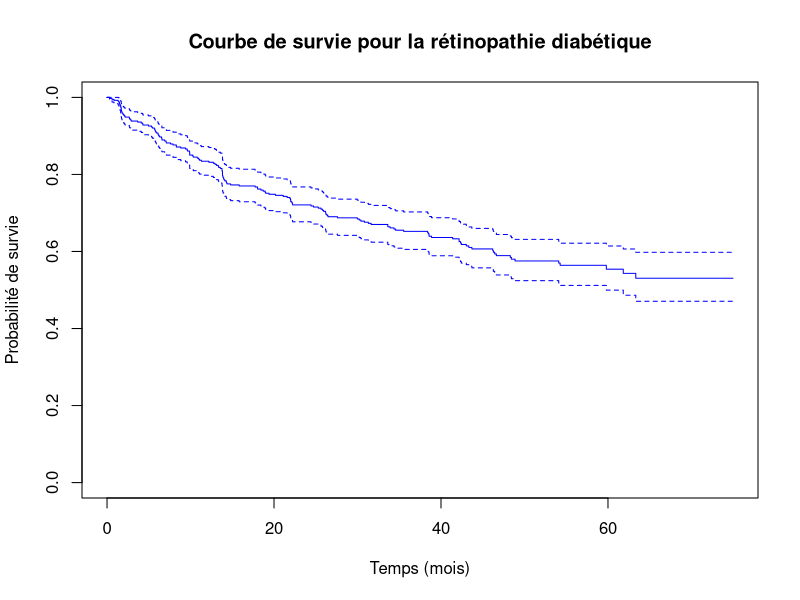
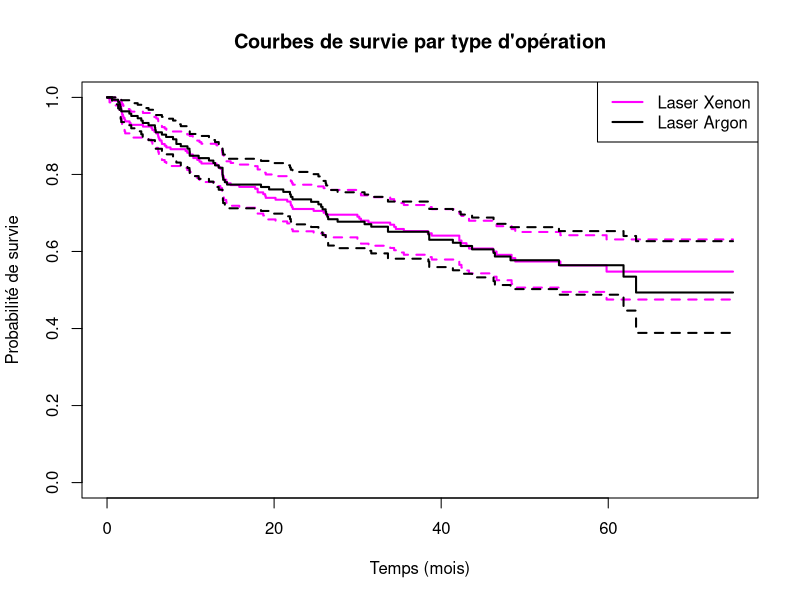
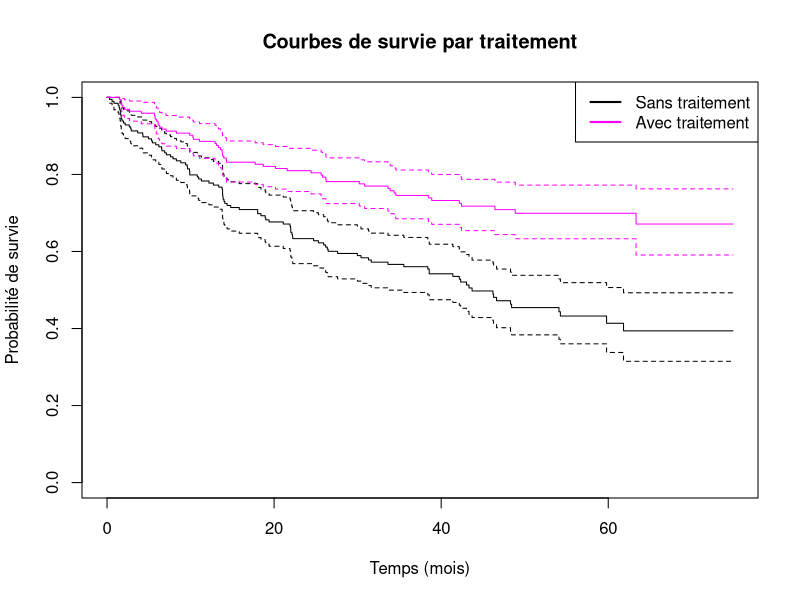
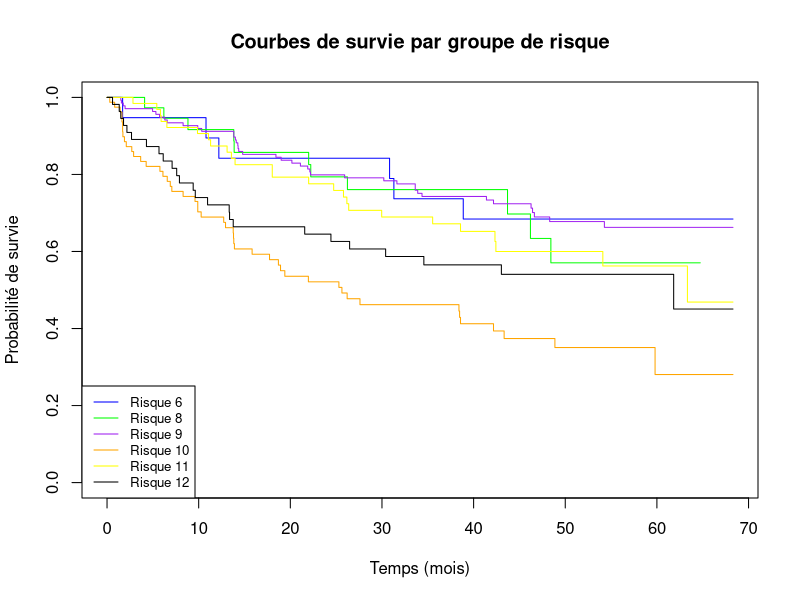
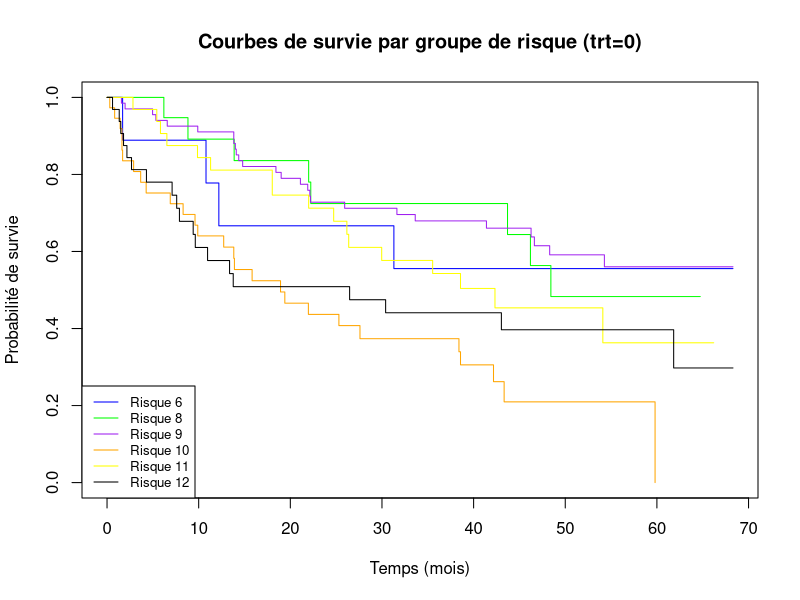
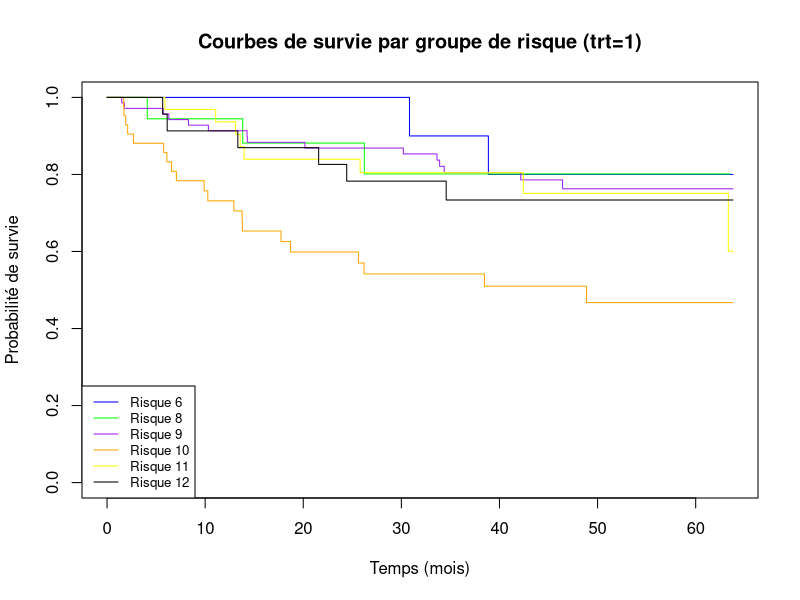
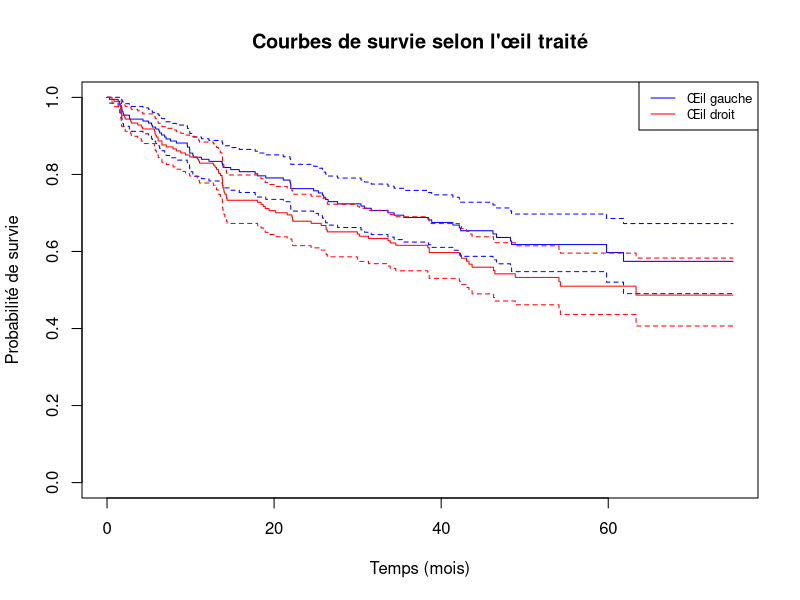

R code for these plots, in order: (Note: this script raises an error after producing the figures.)
## ---- chunk 1
#install.packages("survival")
library(survival)
View(diabetic)
## ---- chunk 2
# Charger le jeu de données
data(diabetic, package="survival")

# Calculer le nombre d'observations avec statut = 0 (censure)
censored_count <- sum(diabetic$status == 0)

# Calculer le nombre total d'observations
total_count <- nrow(diabetic)

# Calculer le taux de censure
censorship_rate <- censored_count / total_count

# Afficher le taux de censure
print(censorship_rate)

## ---- chunk 3
# Charger le jeu de données
data(diabetic, package="survival")

# Diviser les données en deux groupes en fonction du type de laser
xenon_data <- subset(diabetic, laser == "xenon")
argon_data <- subset(diabetic, laser == "argon")

# Calculer le nombre d'observations censurées pour chaque groupe
censored_xenon <- sum(xenon_data$status == 0)
censored_argon <- sum(argon_data$status == 0)

# Calculer le nombre total d'observations pour chaque groupe
total_xenon <- nrow(xenon_data)
total_argon <- nrow(argon_data)

# Calculer le taux de censure pour chaque groupe
censorship_rate_xenon <- censored_xenon / total_xenon
censorship_rate_argon <- censored_argon / total_argon

# Afficher les taux de censure pour chaque groupe
print(paste("Taux de censure pour le laser xenon:", censorship_rate_xenon))
print(paste("Taux de censure pour le laser argon:", censorship_rate_argon))

## ---- chunk 4

# Charger le package survival
library(survival)

# Charger le jeu de données
data(diabetic, package = "survival")

# Calculer la courbe de survie en utilisant l'estimateur de Kaplan-Meier
surv_fit <- survfit(Surv(time, status) ~ 1, data = diabetic)

# Tracer la courbe de survie
plot(surv_fit, main = "Courbe de survie pour la rétinopathie diabétique", 
     xlab = "Temps (mois)", ylab = "Probabilité de survie",
     col = "blue", lwd = 1)

## ---- chunk 5
# Filtrer les données pour chaque type d'opération
laser_xenon <- subset(diabetic, laser == "xenon")
laser_argon <- subset(diabetic, laser == "argon")

# Calculer les courbes de survie pour chaque groupe
surv_fit_xenon <- survfit(Surv(time, status) ~ 1, data = laser_xenon)
surv_fit_argon <- survfit(Surv(time, status) ~ 1, data = laser_argon)

# Tracer les courbes de survie
plot(surv_fit_xenon, col = "magenta", lwd = 2, main = "Courbes de survie par type d'opération",
     xlab = "Temps (mois)", ylab = "Probabilité de survie")
lines(surv_fit_argon, col = "black", lwd = 2)
legend("topright", legend = c("Laser Xenon", "Laser Argon"), col = c("magenta", "black"), lwd = 2)

## ---- chunk 6
# Effectuer le test du log-rank pour la variable laser
logrank_test <- survdiff(Surv(time, status) ~ laser, data = diabetic)

# Afficher les résultats
print(logrank_test)
## ---- chunk 7
# Filtrer les données pour chaque type de traitement
sans_traitement <- subset(diabetic, trt == 0)
avec_traitement <- subset(diabetic, trt == 1)

# Calculer les courbes de survie pour chaque groupe
surv_fit_sans_traitement <- survfit(Surv(time, status) ~ 1, data = sans_traitement)
surv_fit_avec_traitement <- survfit(Surv(time, status) ~ 1, data = avec_traitement)

# Tracer les courbes de survie
plot(surv_fit_sans_traitement, col = "black", lwd = 1, main = "Courbes de survie par traitement",
     xlab = "Temps (mois)", ylab = "Probabilité de survie")
lines(surv_fit_avec_traitement, col = "magenta", lwd = 1)
legend("topright", legend = c("Sans traitement", "Avec traitement"), col = c("black", "magenta"), lwd = 2)

## ---- chunk 8
# Test du log-rank pour comparer les groupes avec et sans traitement
logrank_test <- survdiff(Surv(time, status) ~ trt, data = diabetic)

# Afficher les résultats du test
print(logrank_test)

## ---- chunk 9
# Diviser les données en fonction des niveaux de risque
groupe_6 <- subset(diabetic, risk == "6")
groupe_8 <- subset(diabetic, risk == "8")
groupe_9 <- subset(diabetic, risk == "9")
groupe_10 <- subset(diabetic, risk == "10")
groupe_11 <- subset(diabetic, risk == "11")
groupe_12 <- subset(diabetic, risk == "12")

# Calculer les courbes de survie pour chaque groupe
surv_fit_6 <- survfit(Surv(time, status) ~ 1, data = groupe_6)
surv_fit_8 <- survfit(Surv(time, status) ~ 1, data = groupe_8)
surv_fit_9 <- survfit(Surv(time, status) ~ 1, data = groupe_9)
surv_fit_10 <- survfit(Surv(time, status) ~ 1, data = groupe_10)
surv_fit_11 <- survfit(Surv(time, status) ~ 1, data = groupe_11)
surv_fit_12 <- survfit(Surv(time, status) ~ 1, data = groupe_12)

# Tracer les courbes de survie pour chaque groupe
plot(surv_fit_6, col = "blue", lwd = 1, main = "Courbes de survie par groupe de risque",
     xlab = "Temps (mois)", ylab = "Probabilité de survie",conf.int = FALSE)
lines(surv_fit_8, col = "green", lwd = 1,conf.int = FALSE)
lines(surv_fit_9, col = "purple", lwd = 1,conf.int = FALSE)
lines(surv_fit_10, col = "orange", lwd = 1,conf.int = FALSE)
lines(surv_fit_11, col = "yellow", lwd = 1,conf.int = FALSE)
lines(surv_fit_12, col = "black", lwd = 1,conf.int = FALSE)

# Placer la légende à côté du graphe
legend("bottomleft", legend = c("Risque 6", "Risque 8", "Risque 9", "Risque 10", "Risque 11", "Risque 12"),
       col = c("blue", "green", "purple", "orange", "yellow", "black"), lty = 1, cex = 0.8)

## ---- chunk 10
# Diviser les données en fonction des niveaux de risque
groupe_6_trt0 <- subset(diabetic, risk == "6" & trt == 0)
groupe_8_trt0 <- subset(diabetic, risk == "8" & trt == 0)
groupe_9_trt0 <- subset(diabetic, risk == "9" & trt == 0)
groupe_10_trt0 <- subset(diabetic, risk == "10" & trt == 0)
groupe_11_trt0 <- subset(diabetic, risk == "11" & trt == 0)
groupe_12_trt0 <- subset(diabetic, risk == "12" & trt == 0)

# Calculer les courbes de survie pour chaque groupe de risque et trt=0
surv_fit_6_trt0 <- survfit(Surv(time, status) ~ 1, data = groupe_6_trt0)
surv_fit_8_trt0 <- survfit(Surv(time, status) ~ 1, data = groupe_8_trt0)
surv_fit_9_trt0 <- survfit(Surv(time, status) ~ 1, data = groupe_9_trt0)
surv_fit_10_trt0 <- survfit(Surv(time, status) ~ 1, data = groupe_10_trt0)
surv_fit_11_trt0 <- survfit(Surv(time, status) ~ 1, data = groupe_11_trt0)
surv_fit_12_trt0 <- survfit(Surv(time, status) ~ 1, data = groupe_12_trt0)

# Tracer les courbes de survie pour chaque groupe de risque et trt=0
plot(surv_fit_6_trt0, col = "blue", lwd = 1, main = "Courbes de survie par groupe de risque (trt=0)",
     xlab = "Temps (mois)", ylab = "Probabilité de survie", conf.int = FALSE)
lines(surv_fit_8_trt0, col = "green", lwd = 1, conf.int = FALSE)
lines(surv_fit_9_trt0, col = "purple", lwd = 1, conf.int = FALSE)
lines(surv_fit_10_trt0, col = "orange", lwd = 1, conf.int = FALSE)
lines(surv_fit_11_trt0, col = "yellow", lwd = 1, conf.int = FALSE)
lines(surv_fit_12_trt0, col = "black", lwd = 1, conf.int = FALSE)

# Placer la légende à côté du graphe
legend("bottomleft", legend = c("Risque 6", "Risque 8", "Risque 9", "Risque 10", "Risque 11", "Risque 12"),
       col = c("blue", "green", "purple", "orange", "yellow", "black"), lty = 1, cex = 0.8)


# Diviser les données en fonction des niveaux de risque et trt=1
groupe_6_trt1 <- subset(diabetic, risk == "6" & trt == 1)
groupe_8_trt1 <- subset(diabetic, risk == "8" & trt == 1)
groupe_9_trt1 <- subset(diabetic, risk == "9" & trt == 1)
groupe_10_trt1 <- subset(diabetic, risk == "10" & trt == 1)
groupe_11_trt1 <- subset(diabetic, risk == "11" & trt == 1)
groupe_12_trt1 <- subset(diabetic, risk == "12" & trt == 1)

# Calculer les courbes de survie pour chaque groupe de risque et trt=1
surv_fit_6_trt1 <- survfit(Surv(time, status) ~ 1, data = groupe_6_trt1)
surv_fit_8_trt1 <- survfit(Surv(time, status) ~ 1, data = groupe_8_trt1)
surv_fit_9_trt1 <- survfit(Surv(time, status) ~ 1, data = groupe_9_trt1)
surv_fit_10_trt1 <- survfit(Surv(time, status) ~ 1, data = groupe_10_trt1)
surv_fit_11_trt1 <- survfit(Surv(time, status) ~ 1, data = groupe_11_trt1)
surv_fit_12_trt1 <- survfit(Surv(time, status) ~ 1, data = groupe_12_trt1)

# Tracer les courbes de survie pour chaque groupe de risque et trt=1
plot(surv_fit_6_trt1, col = "blue", lwd = 1, main = "Courbes de survie par groupe de risque (trt=1)",
     xlab = "Temps (mois)", ylab = "Probabilité de survie", conf.int = FALSE)
lines(surv_fit_8_trt1, col = "green", lwd = 1, conf.int = FALSE)
lines(surv_fit_9_trt1, col = "purple", lwd = 1, conf.int = FALSE)
lines(surv_fit_10_trt1, col = "orange", lwd = 1, conf.int = FALSE)
lines(surv_fit_11_trt1, col = "yellow", lwd = 1, conf.int = FALSE)
lines(surv_fit_12_trt1, col = "black", lwd = 1, conf.int = FALSE)

# Placer la légende à côté du graphe
legend("bottomleft", legend = c("Risque 6", "Risque 8", "Risque 9", "Risque 10", "Risque 11", "Risque 12"),
       col = c("blue", "green", "purple", "orange", "yellow", "black"), lty = 1, cex = 0.8)

## ---- chunk 11

# Test de log-rank pour l'ensemble des données sans tenir compte du groupe de traitement
test_logrank_global <- survdiff(Surv(time, status) ~ risk, data = diabetic)
print(test_logrank_global)

# Test de log-rank pour trt=0
test_logrank_trt0 <- survdiff(Surv(time, status) ~ risk, data = diabetic[diabetic$trt == 0,])
print(test_logrank_trt0)

# Test de log-rank pour trt=1
test_logrank_trt1 <- survdiff(Surv(time, status) ~ risk, data = diabetic[diabetic$trt == 1,])
print(test_logrank_trt1)

## ---- chunk 12
# Calculer les courbes de survie selon l'œil traité
surv_fit_left <- survfit(Surv(time, status) ~ 1, data = subset(diabetic, eye == "left"))
surv_fit_right <- survfit(Surv(time, status) ~ 1, data = subset(diabetic, eye == "right"))

# Tracer les courbes de survie pour chaque œil
plot(surv_fit_left, col = "blue", lwd = 1, main = "Courbes de survie selon l'œil traité",
     xlab = "Temps (mois)", ylab = "Probabilité de survie")
lines(surv_fit_right, col = "red", lwd = 1)

# Légende
legend("topright", legend = c("Œil gauche", "Œil droit"),
       col = c("blue", "red"), lty = 1, cex = 0.8)

## ---- chunk 13
# Test du log-rank pour comparer les courbes de survie selon l'œil traité
survdiff(Surv(time, status) ~ eye, data = diabetic)


## ---- chunk 14
# Création de la variable groupe_age en fonction des intervalles d'âge
diabetic$groupe_age <- cut(diabetic$age, 
                            breaks = c(0, 18, 30, 45, 60, max(diabetic$age)),
                            labels = c("Moins de 18 ans", "18-30 ans", "31-45 ans", "46-60 ans"),
                            include.lowest = TRUE)

# Affichage des premières lignes pour vérification
head(diabetic)
## ---- chunk 15
# Charger la bibliothèque survival si ce n'est pas déjà fait
library(survival)

# Diviser les données en fonction des groupes d'âge
groupe_mineurs <- subset(diabetic, groupe_age == "Moins de 18 ans")
groupe_18_30 <- subset(diabetic, groupe_age == "18-30 ans")
groupe_31_45 <- subset(diabetic, groupe_age == "31-45 ans")
groupe_46_60 <- subset(diabetic, groupe_age == "46-60 ans")

# Calculer les courbes de survie pour chaque groupe d'âge
surv_fit_mineurs <- survfit(Surv(time, status) ~ 1, data = groupe_mineurs)
surv_fit_18_30 <- survfit(Surv(time, status) ~ 1, data = groupe_18_30)
surv_fit_31_45 <- survfit(Surv(time, status) ~ 1, data = groupe_31_45)
surv_fit_46_60 <- survfit(Surv(time, status) ~ 1, data = groupe_46_60)

plot(surv_fit_mineurs, col = "blue", lwd = 1, main = "Courbes de survie par groupe d'âge",
     xlab = "Temps (mois)", ylab = "Probabilité de survie", conf.int = FALSE)
lines(surv_fit_18_30, col = "green", lwd = 1, conf.int = FALSE)
lines(surv_fit_31_45, col = "purple", lwd = 1, conf.int = FALSE)
lines(surv_fit_46_60, col = "orange", lwd = 1, conf.int = FALSE)

# Légende
legend("topright", legend = c("Moins de 18 ans", "18-30 ans", "31-45 ans", "46-60 ans"),
       col = c("blue", "green", "purple", "orange"), lty = 1, cex = 0.8)
## ---- chunk 16
# Test du log-rank en utilisant la variable groupe_age
log_rank_test <- survdiff(Surv(time, status) ~ groupe_age, data = diabetic)

# Afficher les résultats du test
print(log_rank_test)


